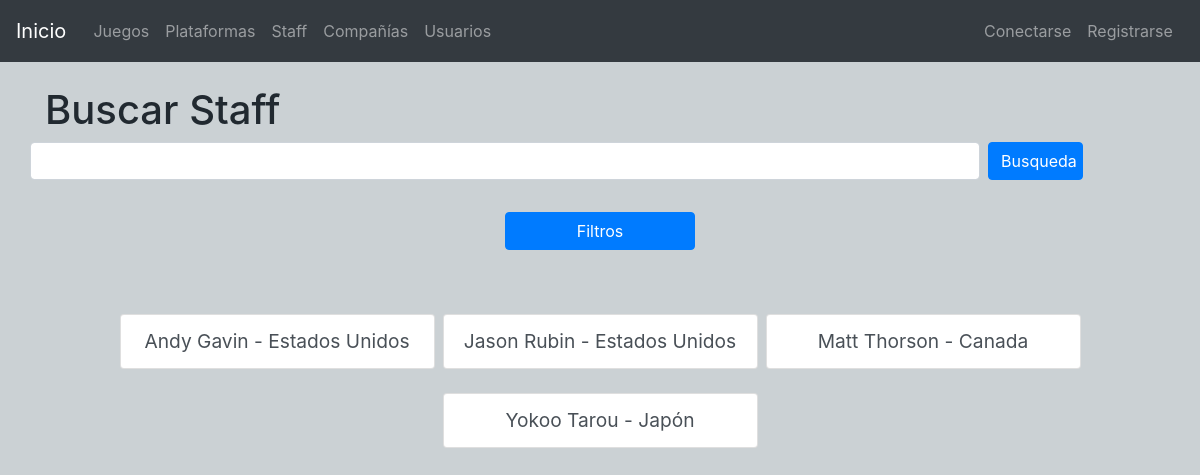
/pages/listadoStaff.php, run on the app's committed database.
### tables this page shows
CREATE TABLE `personas` (
  `ID` int(6) NOT NULL,
  `NOMBRE` varchar(100) NOT NULL,
  `NACIONALIDAD` varchar(40) DEFAULT NULL,
  `GENERO` varchar(10) DEFAULT NULL,
  `DESCRIPCION` text,
  `ENLACE` varchar(100) DEFAULT NULL,
  `ACTIVO` tinyint(1) NOT NULL
);

### servidor/bbdd.php (called while the page is built, shortened)
<?php
function connectDB()
{
    try
    {
        $opc=array(PDO::MYSQL_ATTR_INIT_COMMAND => "SET NAMES utf8", PDO::ATTR_ERRMODE => PDO::ERRMODE_EXCEPTION);
        $dsn="mysql:host=localhost;dbname=videojuegos";
        $usuario="root";
        $contrasena="";
        $base=new PDO($dsn,$usuario,$contrasena,$opc);
    }
    catch (PDOException $e)
    {
        die ("Error".$e->getMessage());
        $resultado=null;
    }
    return $base;
}
?>

### modelo/listadoStaff.php (called while the page is built, shortened)
<?php
class ListaStaff
{
    private $numTotal;
    public $numResultados = 9;
    public $pages;
    function __construct()
    {
        $this->getNumeroPersonas();
        $this->pages = new Paginator($this->numResultados, "p");
        $this->pages->set_total($this->numTotal);
    }
    public function getListadoPersonas()
    {
        $this->miconexion=connectDB();
        $sql="SELECT id, nombre, nacionalidad from personas where ACTIVO=1 order by nombre ".$this->pages->get_limit();
        $select=$this->miconexion->prepare($sql);
        $select->execute();
        return $select->fetchAll(PDO::FETCH_ASSOC);
    }
    private function getNumeroPersonas()
    {
        $this->miconexion=connectDB();
        $sql = "select count(*) as total from personas";
        $rows=$this->miconexion->prepare($sql);
        $rows->execute();
        $total = $rows->fetch();
        $this->numTotal = $total["total"];
    }
}
?>

### controller/listadoStaff.php (called while the page is built, shortened)
<?php
include("../utilities/utilities.php");
include_once("../servidor/bbdd.php");
include('../utilities/paginator.php');
include("../modelo/listadoStaff.php");
$listado = new ListaStaff();
$filaStaff = $listado->getListadoPersonas();
$resPorTabla = $listado->numResultados/3;
?>

### utilities/paginator.php (called while the page is built, shortened)
<?php
class Paginator{
	private $_perPage;
	private $_instance;
	private $_page;
	public function __construct($perPage,$instance){
		$this->_instance = $instance;
		$this->_perPage = $perPage;
	}
	public function get_start(){
		return ($this->_page * $this->_perPage) - $this->_perPage;
	}
	private function set_instance(){
		$this->_page = (int) (!isset($_GET[$this->_instance]) ? 1 : $_GET[$this->_instance]);
		$this->_page = ($this->_page == 0 ? 1 : $this->_page);
	}
	public function get_limit(){
        	return "LIMIT ".$this->get_start().",$this->_perPage";
        }
}

### pages/listadoStaff.php (the view, shortened to what this page needs)
<?php
include("../controller/listadoStaff.php");
?>
<div id="busqueda">
    <h1>Buscar Staff</h1>
    <div class="form-group row">
        <input type="text" class="form-control col-10" id="txtBusqueda" placeholder="" name="txtBusqueda">
        <input type="button" id="btnBusqueda" class="btn btn-primary col-1 ml-2" value="Busqueda" />
    </div>
    <div class="form-group row">
        <input type="button" id="btnFiltro" class="btn btn-primary col-2 offset-5 text-center my-3" value="Filtros" />
    </div>
</div>
<div id="listado" class="col-12 mt-5">
    <?php
        $i=0;
        echo '<div class="list-inline text-center col-12">';
        foreach($filaStaff as $fila)
        {
            if($i==$resPorTabla)
            {
                echo '</div>';
                echo '<div class="list-inline text-center col-12">';
                echo "<br>";
                $i=0;
            }
            $idActual=$fila["id"];
            echo '<li class="list-inline-item elementoListado"><a href="staff.php?id='.$idActual.'" class="list-group-item list-group-item-action">'.$fila["nombre"].' - '.$fila["nacionalidad"].'</a></li>';
            $i++;
        }
        echo '</div>';
    ?>
</div>

### css/css01.css (style rules this page uses)
body { background-color: #CBD1D4; color: #212930; }
p, li:not(.nav-item) { font-size:1.2em; }
a { text-decoration: none; }
.elementoListado { width: 30%; }

### data on the page
personas: NOMBRE "Andy Gavin", NACIONALIDAD "Estados Unidos"
personas: NOMBRE "Jason Rubin", NACIONALIDAD "Estados Unidos"
personas: NOMBRE "Matt Thorson", NACIONALIDAD "Canada"
personas: NOMBRE "Yokoo Tarou", NACIONALIDAD "Japón"
